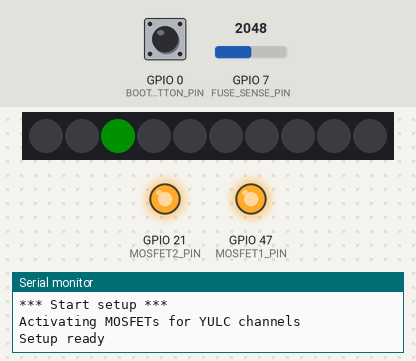
A program run on a simulated ESP32-S3. Shown: 10 RGB LEDs in strip order, left to right, output pins drawn as LEDs (lit = HIGH), the last lines printed to the serial monitor. The inputs (shaded band) are chosen by the test bench; at power-on: GPIO 7 (FUSE_SENSE_PIN) = 2048, GPIO 0 (BOOTBUTTON_PIN) HIGH. Dim RGB values are drawn brighter than linear.

Above: at 1.25 s.
1.3 s: GPIO 7 (FUSE_SENSE_PIN) set to 106
6.2 s: GPIO 7 (FUSE_SENSE_PIN) set to 91
At 10.08 s:
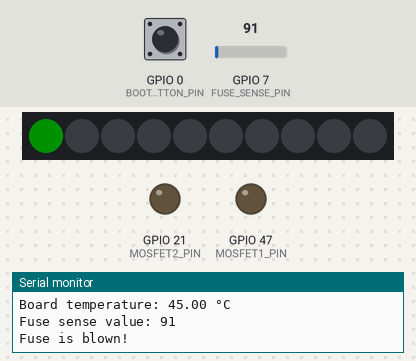
11.8 s: GPIO 0 (BOOTBUTTON_PIN) pulled LOW for 0.15 s
At 11.99 s:
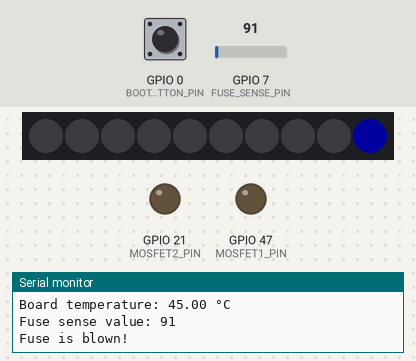
13.7 s: GPIO 0 (BOOTBUTTON_PIN) pulled LOW for 1 s
At 13.79 s:
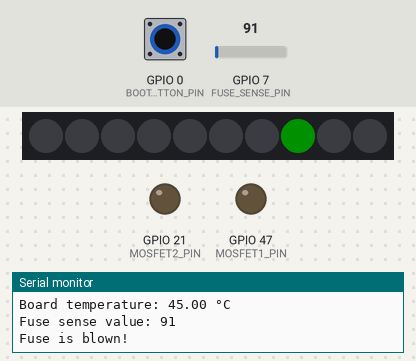
Timing chart, 0 to 16.7 s (numbered marks = the images above; inputs shaded):
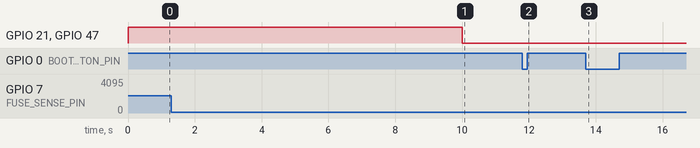

Measured:
- the behaviour switches between 100 and 99 on GPIO 7 (FUSE_SENSE_PIN) (found by bisection; images 0 and 1)
- after the input at 6.2 s, GPIO 21 (MOSFET2_PIN), GPIO 47 (MOSFET1_PIN): HIGH → LOW after 3.8 s
- after the input at 11.8 s, the LEDs: first differ from a run without the input after 0.14 s (image 2)
- after the input at 13.7 s, the LEDs: change after 0.05 s (image 3)

The program:

main.cpp
```cpp
#include <Arduino.h>
#include <FastLED.h>

// YULC board pin definitions
#define BOOTBUTTON_PIN 0 	// GPIO pin for the boot button
#define DATA1_PIN 1 		// GPIO pin for the first LED data line
#define DATA2_PIN 2 		// GPIO pin for the second LED data line
#define MOSFET1_PIN 47 		// GPIO pin for the first MOSFET
#define MOSFET2_PIN 21 		// GPIO pin for the second MOSFET
#define FUSE_SENSE_PIN 7 	// GPIO pin for the fuse sense (AI) input

#define DEFAULT_BRIGHTNESS 32 // Max is 255, 32 is a conservative value to not overload a USB power supply (500mA) for 12x12 pixels.
#define NUM_LEDS 10    // Number of LEDs in your strip

CRGB leds[NUM_LEDS];

int BRIGHTNESS	= DEFAULT_BRIGHTNESS; // 32 - Max is 255, 32 is a conservative value to not overload a USB power supply (500mA) for 12x12 pixels.
unsigned long previousMillis = 0; // Stores the last time the LED was updated
const long interval = 100;        // Interval at which to move the pixel (milliseconds)
int currentPixel = 0;             // Tracks which pixel is currently lit
CRGB currentColor = CRGB::Green;  // Start with blue as default color

void ledAnimationLoop();
void temperatureCheckLoop();
void fuseCheckLoop();
void bootButtonCheckLoop();

void setup()
{
 	Serial.begin(115200);
	while (!Serial);      // Wait for serial port to connect. Needed for native USB port boards

	Serial.println("*** Start setup ***");

	Serial.println("Activating MOSFETs for YULC channels");
  	pinMode(MOSFET1_PIN , OUTPUT);    	// switch on MOSFET for channel 1
  	digitalWrite(MOSFET1_PIN, HIGH);  	// switch on MOSFET for channel 1
  	pinMode(MOSFET2_PIN, OUTPUT);		// switch on MOSFET for channel 2
  	digitalWrite(MOSFET2_PIN, HIGH); 	// switch on MOSFET for channel 2

	FastLED.addLeds<WS2812B, DATA2_PIN, GRB>(leds, NUM_LEDS); // Adjust LED type and color order if needed
	FastLED.setBrightness(BRIGHTNESS); 	// Set a comfortable brightness level (0-255)
	FastLED.clear();           			// Clear all LEDs initially
	FastLED.show();

	Serial.println("Setup ready");
}

void loop()
{
    ledAnimationLoop();

    temperatureCheckLoop();

    fuseCheckLoop();

	bootButtonCheckLoop();
}

void ledAnimationLoop()
{
    unsigned long currentMillis = millis(); // Get the current time

    // Check if enough time has passed since the last pixel update
    if (currentMillis - previousMillis >= interval)
    {
        previousMillis = currentMillis; // Save the current time for the next comparison

        // 1. Turn off the previous pixel
        leds[currentPixel] = CRGB::Black;

        // 2. Move to the next pixel
        currentPixel++;
        if (currentPixel >= NUM_LEDS)
        {
            currentPixel = 0; // Loop back to the beginning if we reached the end
        }

        // 3. Light up the new pixel with the current selected color
        leds[currentPixel] = currentColor; // Use the currentColor variable

        // 4. Update the LED strip
        FastLED.show();
    }
}

unsigned long lastTempCheck = 0;
// Check the board temperature every 5 seconds
void temperatureCheckLoop()
{
    if (millis() - lastTempCheck >= 5000)
    {
        lastTempCheck = millis();

		float boardTemp = (float)temperatureRead(); // Assuming temperatureRead() returns the temperature in Celsius
		Serial.print("Board temperature: ");
		Serial.print(boardTemp);
		Serial.println(" °C");

		// Shutdown if temperature exceeds 70°C
		if (boardTemp > 70.0)
		{
			Serial.println("Board temperature exceeded 70°C, shutting down...");
            shutdownLedOutput();
		}
    }
}

void shutdownLedOutput()
{
    FastLED.clear(); // Clear the LEDs
    FastLED.show();
    digitalWrite(MOSFET1_PIN, LOW); // Switch off MOSFET for channel 1
    digitalWrite(MOSFET2_PIN, LOW); // Switch off MOSFET for channel 2
}

unsigned long lastFuseCheck = 0;
void fuseCheckLoop()
{
	if (millis() - lastFuseCheck >= 5000) // Check every 5 seconds
	{
		lastFuseCheck = millis();
		int fuseValue = analogRead(FUSE_SENSE_PIN); // Read the fuse sense pin
		Serial.print("Fuse sense value: ");
		Serial.println(fuseValue);

		// Example logic to determine if the fuse is blown
		if (fuseValue < 100) // Adjust threshold as needed
		{
			Serial.println("Fuse is blown!");
			shutdownLedOutput();
		}
	}
}

unsigned long lastButtonCheck = 0;
bool previousButtonState = HIGH; // Assume button is not pressed initially
void bootButtonCheckLoop()
{
	if (millis() - lastButtonCheck >= 100) // Check every 100 milliseconds
	{
		lastButtonCheck = millis();
		bool currentButtonState = digitalRead(BOOTBUTTON_PIN); // Read the button state
		if (currentButtonState != previousButtonState) // Button state changed
		{
			if (currentButtonState == LOW) // Button pressed
			{
				// Serial.println("Boot button pressed, performing action...");
				// Perform the desired action here, e.g., reset the device or change LED color
				if (currentColor == CRGB::Green)
				{
					currentColor = CRGB::Blue; // Change color to blue as an example
				}
				else
				{
					currentColor = CRGB::Green; // Change color to green as an example
				}
			}
			previousButtonState = currentButtonState; // Update the previous state
		}
	}
}
```
